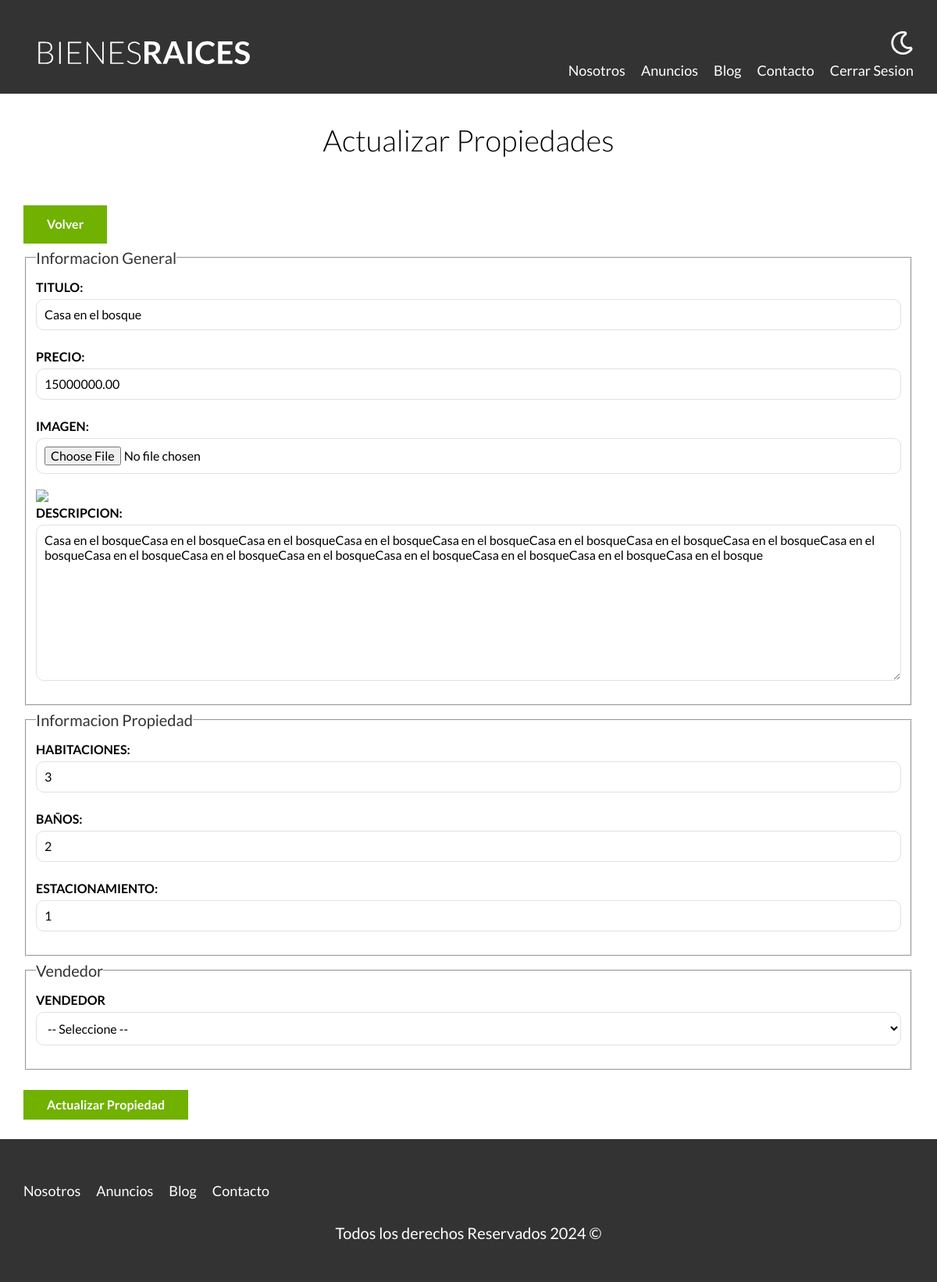
Screenshot of /admin/propiedades/actualizar.php?id=14 (signed in) with the database file from the repository.
### tables this page shows
CREATE TABLE propiedades (
    id INT AUTO_INCREMENT PRIMARY KEY,
    titulo VARCHAR(255) NOT NULL,
    precio DECIMAL(10,2) NOT NULL,
    descripcion TEXT NOT NULL,
    habitaciones INT NOT NULL,
    banio INT NOT NULL,
    estacionamiento INT NOT NULL,
    vendedorId INT NOT NULL,
    FOREIGN KEY (vendedorId) REFERENCES vendedores(id) ON DELETE CASCADE ON UPDATE CASCADE
);

### includes/funciones.php (called while the page is built, shortened)
<?php
function incluirTemplate(string $nombre, bool $inicio = false ){
    include TEMPLATES_URL . "/$nombre.php";
}
function s($html) : string{
    $s = htmlspecialchars($html);
    return $s;
}

### clases/ActiveRecord.php (called while the page is built, shortened)
<?php
class ActiveRecord{
    protected static $db;
    protected static $tabla = '';
    public static function setDB($database){
        self::$db = $database;
    }
    public static function find($id){
        $query = "SELECT * FROM " . static::$tabla . " WHERE id = ${id}";
        $resultado = self::consultarSQL($query);
        return array_shift($resultado);
    }
    public static function consultarSQL($query){
        $resultado = self::$db -> query($query);
        $array = [];
        while($registro = $resultado -> fetch_assoc()){
            $array[] = static::crearObjeto($registro);
        }
        return $array;
    }
    protected static function crearObjeto($registro){
        $objeto = new static;
        foreach($registro as $key => $value){
            if(property_exists($objeto, $key)){
                $objeto -> $key = $value;
            }
        }
        return $objeto;
    }
}
?>

### includes/templates/formulario_propiedades.php (the view, shortened to what this page needs)
<fieldset>
    <legend>Informacion General</legend>
    <label for="titulo">Titulo:</label>
    <input type="text" id="titulo" name="propiedad[titulo]" placeholder="Titulo Propiedad" value="<?php echo s($propiedad -> titulo); ?>">
    <label for="precio">Precio:</label>
    <input type="number" id="precio" name="propiedad[precio]" placeholder="Precio Propiedad" value="<?php echo s($propiedad -> precio); ?>">
    <label for="imagen">Imagen:</label>
    <input type="file" id="imagen" accept="image/jpeg, image/png" name="propiedad[imagen]">
        <?php if($propiedad -> imagen): ?>
            <img src="/imagenes/<?php $propiedad -> imagen ?>" class="imagen-small">
        <?php endif; ?>
    <label for="descripcion">Descripcion:</label>
    <textarea id="descripcion" name="propiedad[descripcion]"><?php echo s($propiedad -> descripcion); ?></textarea>
</fieldset>
<fieldset>
    <legend>Informacion Propiedad</legend>
    <label for="habitaciones">Habitaciones:</label>
    <input type="number" id="habitaciones" name="propiedad[habitaciones]" placeholder="Ej: 3" min="1" max="9" value="<?php echo s($propiedad -> habitaciones); ?>">
    <label for="baño">Baños:</label>
    <input type="number" id="baño" name="propiedad[banio]" placeholder="Ej: 3" min="1" max="9" value="<?php echo s($propiedad -> banio); ?>">
    <label for="estacionamiento">Estacionamiento:</label>
    <input type="number" id="estacionamiento" name="propiedad[estacionamiento]" placeholder="Ej: 3" min="1" max="9" value="<?php echo s($propiedad -> estacionamiento); ?>">
</fieldset>
<fieldset>
    <legend>Vendedor</legend>
    <label for="vendedor">Vendedor</label>
    <select name="propiedad[vendedorId]" id="vendedor">
    <option selected value="">-- Seleccione --</option>
    </select>
</fieldset>

### includes/templates/header.php (shortened to what this page needs)
<?php
    $auth = $_SESSION['login'] ?? false;
?>
<!DOCTYPE html>
<html lang="en">
<head>
    <link rel="stylesheet" href="http://localhost/GitHub/DesarrolloWeb2/bienesraices_inicio/build/css/app.css">
</head>
<body>
    <header class="header <?php echo $inicio ? 'inicio' : '' ?>">
        <div class="contenedor contenido-header">
            <div class="barra">
                <a href="index.php">
                    <img src="http://localhost/GitHub/DesarrolloWeb2/bienesraices_inicio/build/img/logo.svg" alt="logotipo de bienes Raices">
                </a>
                <div class="derecha">
                    <img class="dark-mode-boton" src="http://localhost/GitHub/DesarrolloWeb2/bienesraices_inicio/build/img/dark-mode.svg">
                    <nav class="navegacion">
                        <a href="nosotros.php">Nosotros</a>
                        <a href="anuncios.php">Anuncios</a>
                        <a href="blog.php">Blog</a>
                        <a href="contacto.php">Contacto</a>
                        <?php if($auth): ?>
                            <a href="../cerrar-sesion.php">Cerrar Sesion</a>
                        <?php endif; ?>
                    </nav>
                </div>
            </div>
        </div>
    </header>

### admin/propiedades/actualizar.php (shortened to what this page needs)
<?php
    $id = $_GET['id'];
    $id = filter_var($id, FILTER_VALIDATE_INT);
    $propiedad = Propiedad::find($id);
    incluirTemplate('header');
?>
    <main class="contenedor seccion">
        <h1>Actualizar Propiedades</h1>
        <a href="http://localhost/GitHub/DesarrolloWeb2/bienesraices_inicio/admin/" class="boton boton-verde">Volver</a>
        <form class="formulario" method="POST" enctype="multipart/form-data">
            <?php include '../../includes/templates/formulario_propiedades.php'; ?>
            <input type="submit" value="Actualizar Propiedad" class="boton boton-verde">
        </form>
    </main>
    <?php
        incluirTemplate('footer' );
    ?>

### includes/templates/footer.php (shortened to what this page needs)
<footer class="footer seccion">
        <div class="contenedor contenedor-footer">
            <nav class="navegacion">
                <a href="nosotros .html">Nosotros</a>
                <a href="anuncios.html">Anuncios</a>
                <a href="blog.html">Blog</a>
                <a href="contacto.html">Contacto</a>
            </nav>
        </div>
        <p class="copyright">Todos los derechos Reservados <?php echo date('Y'); ?> &copy;</p>
    </footer>
</body>
</html>

### build/css/app.css (style rules this page uses)
html { line-height:1.15;-webkit-text-size-adjust:100% }
body { margin:0 }
main { display:block }
h1 { font-size:2em;margin:.67em 0 }
a { background-color:transparent }
img { border-style:none }
button,input,optgroup,select,textarea { font-family:inherit;font-size:100%;line-height:1.15;margin:0 }
button,input { overflow:visible }
button,select { text-transform:none }
[type=button],[type=reset],[type=submit],button { -webkit-appearance:button }
fieldset { padding:.35em .75em .625em }
legend { box-sizing:border-box;color:inherit;display:table;max-width:100%;padding:0;white-space:normal }
textarea { overflow:auto }
html { box-sizing:border-box;font-size:62.5% }
*,:after,:before { box-sizing:inherit }
body { font-family:Lato,sans-serif;font-size:1.6rem;line-height:1.8 }
p { color:#000;font-size:2rem }
.contenedor { margin:0 auto;max-width:120rem;width:95% }
a { text-decoration:none }
img,picture { display:block;width:100% }
h1,h2,h3 { font-family:Lato,sans-serif;font-weight:300;margin:2.5rem 0;text-align:center }
h1 { font-size:3.8rem }
.seccion { margin-bottom:2.5rem;margin-top:2.5rem }
.boton-verde { background-color:#71b100;border:none;color:#fff;display:inline-block;font-weight:700;margin-top:2.5rem;padding:1rem 3rem;text-align:center;text-decoration:none }
.header { background-color:#333;padding:1rem 0 3rem }
.contenido-header { display:flex;flex-direction:column;justify-content:space-between }
.footer { background-color:#333;margin-bottom:0;padding:2.5rem 0 }
.footer .contenedor-footer { padding-top:2.5rem }
.footer .navegacion { height:auto;opacity:1;visibility:visible }
.footer .copyright { color:#fff;text-align:center }
.derecha { align-items:center;display:flex;flex-direction:column }
@media (min-width:768px) { .derecha { align-items:flex-end } }
.derecha .dark-mode-boton { filter:invert(100%);margin-bottom:2rem;margin-top:3rem;width:3rem }
@media (min-width:768px) { .derecha .dark-mode-boton { margin-top:0 } }
.barra { align-items:center;display:flex;flex-direction:column;padding-top:3rem }
@media (min-width:768px) { .barra { align-items:flex-end;flex-direction:row;justify-content:space-between } }
.navegacion { height:0;opacity:0;transition:visibility .3s ease-in-out,opacity .5s linear,height .5s linear;visibility:hidden }
@media (min-width:768px) { .navegacion { align-items:center;display:flex;opacity:1;visibility:visible } }
.navegacion a { color:#fff;display:block;font-size:2.2rem;text-align:center;text-decoration:none }
@media (min-width:768px) { .navegacion a { font-size:1.8rem;margin-right:2rem } }
@media (min-width:768px) { .navegacion a:last-of-type { margin-right:0 } }
.formulario legend { color:#333;font-size:2rem }
.formulario label { display:block;font-weight:700;text-transform:uppercase }
.formulario input:not([type=submit]),.formulario select,.formulario textarea { background-color:#fff;border:1px solid #e1e1e1;border-radius:1rem;display:block;margin-bottom:2rem;padding:1rem;width:100% }
.formulario textarea { height:20rem }
.imagen-small { width:20rem }

### rows the page displays
propiedades: titulo "Casa en el bosque", precio "15000000.00", descripcion "Casa en el bosqueCasa en el bosqueCasa en el bosqueCasa en el bosqueCasa en el bosqueCasa en el bosqueCasa en el bosqueCasa en el bosqueCasa en el bosqueCasa en el bosqueCasa en el bosqueCasa en el bosqueCasa en el bosqueCasa en el bosqueCasa en el bosqueCasa en el bosque", habitaciones "3", banio "2", estacionamiento "1"
